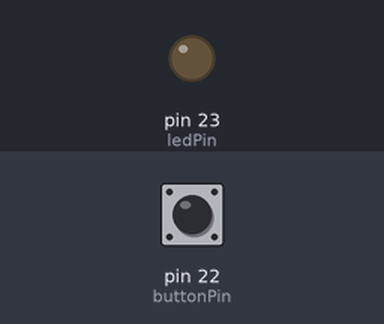
Bench run of a sketch on a simulated Arduino Mega 2560, built with avr-gcc and run on an emulated ATmega2560. On the bench: output pins drawn as LEDs (lit = HIGH). The test bench sets the inputs (shaded band); at power-on: pin 22 (buttonPin) HIGH.

Above: at 1.2 s.
1.3 s: pin 22 (buttonPin) pulled LOW for 0.15 s
At 2.2 s:
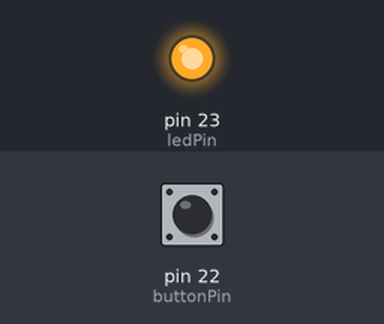
2.9 s: pin 22 (buttonPin) pulled LOW for 1 s
At 3.5 s:
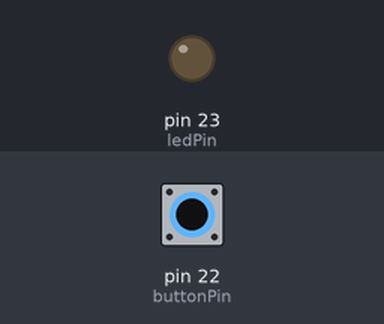
5.4 s: pin 22 (buttonPin) pulled LOW for 3.2 s
At 6.6 s:
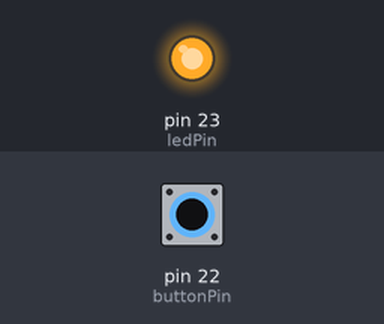
Timing chart, 0 to 8.4 s (numbered marks = the images above; inputs shaded):
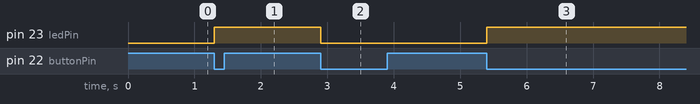

Measured:
- after the input at 1.3 s, pin 23 (ledPin): LOW → HIGH at once
- after the input at 2.9 s, pin 23 (ledPin): HIGH → LOW at once
- after the input at 5.4 s, pin 23 (ledPin): LOW → HIGH at once

The sketch:

49-e1-utilizar-un-boton-como-toogle-switch.ino
```cpp
// (licence header left out)
const uint8_t buttonPin = 22; // declare pin 22 for button
const uint8_t ledPin = 23;    // declare pin 23 for led

uint8_t buttonState;          // read button state
uint8_t lastButtonState = 1;  // last button state for push control
uint8_t ledState = 0;         // led status on or off
uint8_t pauseTime = 100;      // pause time for the button

void setup() {
  pinMode(buttonPin, INPUT);  // define buttonPin as input
  pinMode(ledPin, OUTPUT);    // define ledPin as output

  // set initial LED state
  digitalWrite(ledPin, ledState);
}

void loop() {
  buttonState = digitalRead(buttonPin); // read button state

  if (buttonState == 0 && lastButtonState == 1) {
    if (ledState == 0) {
      digitalWrite(ledPin, HIGH); // define LedPin with high value
      ledState = 1;
    } else {
      digitalWrite(ledPin, LOW); // define LedPin with low value
      ledState = 0;
    }
  }

  lastButtonState = buttonState; // save the last state of the button
  delay(pauseTime); // delay with pause time
}
```
